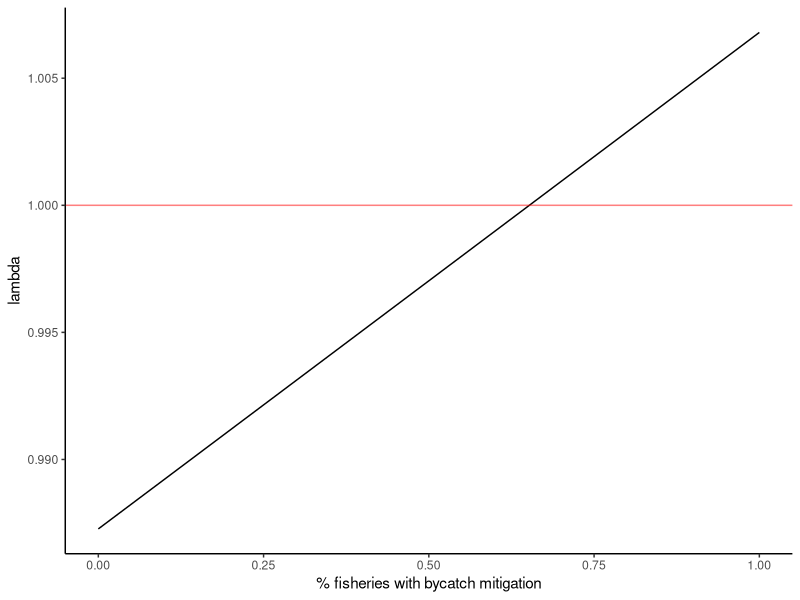
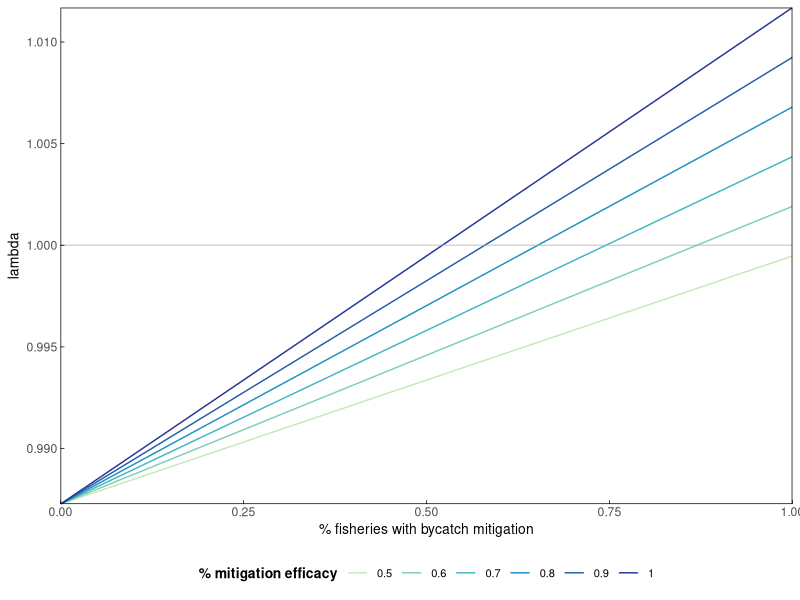
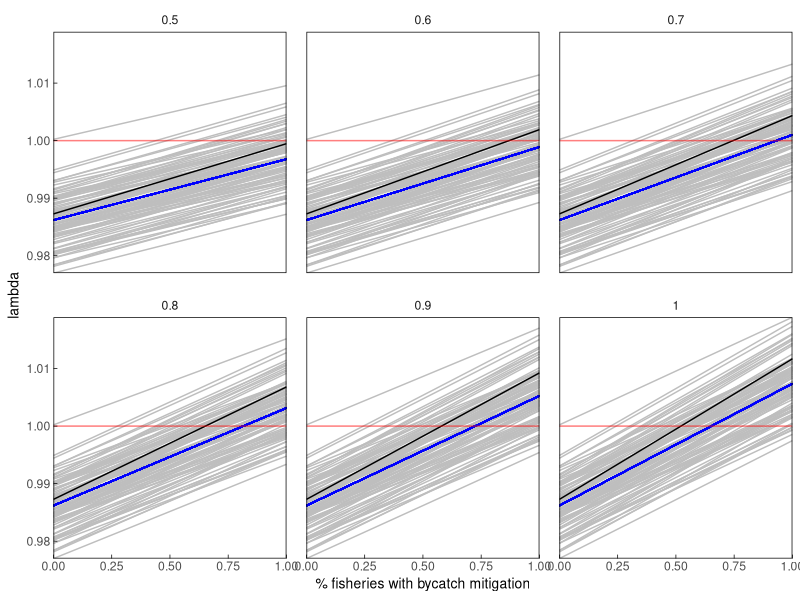

Write the R code that produced these figures, in order.
## ---- chunk 1
library(here)
library(tidyverse)
library(RColorBrewer)

#set up plotting theme
themeo <-theme_classic()+
  theme(strip.background = element_blank(),
        panel.grid.major = element_line(colour = "transparent"), 
        panel.grid.minor = element_line(colour = "transparent"),
        axis.line = element_blank(),
        axis.title = element_text(color = "black", size = 10),
        axis.ticks.length=unit(-0.1, "cm"),
        axis.ticks = element_line(color = "black", size = .25),
        axis.ticks.x = element_line(color = "black"),
        axis.ticks.y = element_line(color = "black"),
        panel.border = element_rect(colour = "black", fill=NA, size=.5),
        panel.spacing = unit(1, "lines"),
        legend.position = "bottom",
        legend.title = element_text(colour = "black", size = 10, face = "bold"),
        legend.text = element_text(color = "black", size =8)) #default legend position
## ---- chunk 2
#survival rates - drawn from Weimerskirch 1998 & rackete 2021
s_c <- 0.64 #chick+ fledgling survival year 0-1
s_cc <- 0.7244736 #conditional chick survival (disregarding parental survival) * calculated from other VR, not directly in literature
s_j <- 0.85 #juvenile survival year 1-3
s_i <- 0.92 #immature survival year 3-7
s_s <- 0.94 #subadult survival year 7-10
s_a <- 0.94 #adult survival year 10+
#males show senescence but females don't, so not including it here, though perhaps I should since it impacts breeding success?

#fecundity building blocks
#breeding success - drawn from Weimerskirch 1998 & Rackete 2021
bs_a <- 0.76 #adult breeding success

#breeding probability (biennial breeders) - adult rate drawn from Rackete 2021
bp_a <- 0.45 #adult breeding probability (biennial breeding, most breeding by age 10)

c <- 0.5# # of female chicks per year

#fecundity 
f_a <- bs_a*bp_a*c
## ---- chunk 3
#set up age-based matrix based on vital rates
#Age classes (years)  0-1         1-2    2-3    3-4    4-5    5-6    6-7    7-8        8-9        9-10  10+        
m <- matrix(data = c( 0,          0,    0,      0,     0,     0,     0,     0,         0,         0,     s_a^2*f_a, #0-1 
                      s_cc*s_a^2, 0,    0,      0,     0,     0,     0,     0,         0,         0,     0,         #1-2
                      0,          s_j,  0,      0,     0,     0,     0,     0,         0,         0,     0,         #2-3
                      0,          0,    s_j,    0,     0,     0,     0,     0,         0,         0,     0,         #3-4
                      0,          0,    0,      s_i,   0,     0,     0,     0,         0,         0,     0,         #4-5
                      0,          0,    0,      0,     s_i,   0,     0,     0,         0,         0,     0,         #5-6
                      0,          0,    0,      0,     0,     s_i,   0,     0,         0,         0,     0,         #6-7
                      0,          0,    0,      0,     0,     0,     s_i,   0,         0,         0,     0,         #7-8
                      0,          0,    0,      0,     0,     0,     0,     s_s,       0,         0,     0,         #8-9
                      0,          0,    0,      0,     0,     0,     0,     0,         s_s,       0,     0,         #9-10
                      0,          0,    0,      0,     0,     0,     0,     0,         0,         s_s,   s_a),      #10+
                   nrow = 11, byrow = TRUE) 
m
## ---- chunk 4
#deterministic growth rate (lambda)
#extract eigenvalues and lambda from the matrix 
m_eig <- eigen(m)
lambda <- as.numeric(m_eig$values[1])
lambda # this matches the ideal population growth rate in the table

#Stable state distribution
#extract and scale the right eigenvector 
SSD <- round(as.numeric(m_eig$vectors[,1]/sum(m_eig$vectors[,1])),3)
SSD

#extract reproductive values
RV <- as.numeric(eigen(t(m))$vectors[,1]/eigen(t(m))$vectors[1,1])
RV
## ---- chunk 5
#bycatch mortality rates
# ~25 - 35% of mortality has been attributed to bycatch (Cleeland et al 2021), 
# so I calculated the baseline mortality and divided by 4 (testing 33% now - /3)
m_j <- (1-s_j)/3
m_i <- (1-s_i)/3
m_s <- (1-s_s)/3
m_a <- (1-s_a)/3

mitigation_eff <- 0.8
## ---- chunk 6
bycatch_reductions <- data.frame(reduction = seq(0, 1, by =0.01),
                        lambda = NA)

for(i in 1:nrow(bycatch_reductions)){
  #New_surv = 1-((baseline_bycatch_mort*(1-mit_eff*mit_amount))+baseline_non_bycatch_mort)
  #new_surv = 1-(modified bycatch mortality + baseline non-bycatch mortality)
  n_s_j <- 1-((m_j*(1-(mitigation_eff*bycatch_reductions$reduction[i])))+(m_j*2)) 
  n_s_i <- 1-((m_i*(1-(mitigation_eff*bycatch_reductions$reduction[i])))+(m_i*2))
  n_s_s <- 1-((m_s*(1-(mitigation_eff*bycatch_reductions$reduction[i])))+(m_s*2))
  n_s_a <- 1-((m_a*(1-(mitigation_eff*bycatch_reductions$reduction[i])))+(m_s*2))
  

  #Age classes (years)  0-1         1-2     2-3     3-4     4-5     5-6     6-7     7-8     8-9     9-10    10+        
n_m <- matrix(data = c( 0,          0,      0,      0,      0,      0,      0,      0,      0,      0,      n_s_a^2*f_a,  #0-1 
                      s_cc*s_a^2,   0,      0,      0,      0,      0,      0,      0,      0,      0,      0,            #1-2
                      0,            n_s_j,  0,      0,      0,      0,      0,      0,      0,      0,      0,            #2-3
                      0,            0,      n_s_j,  0,      0,      0,      0,      0,      0,      0,      0,            #3-4
                      0,            0,      0,      n_s_i,  0,      0,      0,      0,      0,      0,      0,            #4-5
                      0,            0,      0,      0,      n_s_i,  0,      0,      0,      0,      0,      0,            #5-6
                      0,            0,      0,      0,      0,      n_s_i,  0,      0,      0,      0,      0,            #6-7
                      0,            0,      0,      0,      0,      0,      n_s_i,  0,      0,      0,      0,            #7-8
                      0,            0,      0,      0,      0,      0,      0,      n_s_s,  0,      0,      0,            #8-9
                      0,            0,      0,      0,      0,      0,      0,      0,      n_s_s,  0,      0,            #9-10
                      0,            0,      0,      0,      0,      0,      0,      0,      0,     n_s_s,   n_s_a),       #10+
                   nrow = 11, byrow = TRUE) 
n_m

#extract eigenvalues and lambda from the matrix 
  n_m_eig <- eigen(n_m)
  lambda_n <- as.numeric(n_m_eig$values[1])
  bycatch_reductions$lambda[i] <- lambda_n 

}
## ---- chunk 7
ggplot(bycatch_reductions)+
  geom_line(aes(x=reduction, y=as.numeric(lambda)))+
  geom_hline(aes(yintercept = 1), color = "red", alpha =0.5)+ 
  # geom_vline(aes(xintercept = 0.66), color = "red", alpha =0.5)+ #illegal vs legal fishing transition
  # geom_vline(aes(xintercept = 0.33), color = "red", alpha =0.5)+ #illegal vs legal fishing transition
  labs(x="% fisheries with bycatch mitigation", y="lambda")+
  theme_classic()
## ---- chunk 8
bycatch_reductions2 <- seq(0, 1, by =0.01)
mitigation_eff_range <- seq(0.5,1, by  = 0.1)
output <- matrix(nrow = length(bycatch_reductions2), ncol = length(mitigation_eff_range)) %>% as.data.frame() 

for(k in 1:length(mitigation_eff_range)){
  mit_eff <- mitigation_eff_range[k]
  
  for(i in 1:length(bycatch_reductions2)){
  
  n_s_j <- 1-((m_j*(1-(mit_eff*bycatch_reductions2[i])))+(m_j*2))
  n_s_i <- 1-((m_i*(1-(mit_eff*bycatch_reductions2[i])))+(m_i*2))
  n_s_s <- 1-((m_s*(1-(mit_eff*bycatch_reductions2[i])))+(m_s*2))
  n_s_a <- 1-((m_a*(1-(mit_eff*bycatch_reductions2[i])))+(m_s*2))
  
  
  
  #Age classes (years)  0-1         1-2     2-3     3-4     4-5     5-6     6-7     7-8     8-9      9-10     10+        
n_m <- matrix(data = c( 0,          0,      0,      0,      0,      0,      0,      0,      0,       0,       n_s_a^2*f_a,  #0-1 
                      s_cc*s_a^2,   0,      0,      0,      0,      0,      0,      0,      0,       0,       0,            #1-2
                      0,            n_s_j,  0,      0,      0,      0,      0,      0,      0,       0,       0,            #2-3
                      0,            0,      n_s_j,  0,      0,      0,      0,      0,      0,       0,       0,            #3-4
                      0,            0,      0,      n_s_i,  0,      0,      0,      0,      0,       0,       0,            #4-5
                      0,            0,      0,      0,      n_s_i,  0,      0,      0,      0,       0,       0,            #5-6
                      0,            0,      0,      0,      0,      n_s_i,  0,      0,      0,       0,       0,            #6-7
                      0,            0,      0,      0,      0,      0,      n_s_i,  0,      0,       0,       0,            #7-8
                      0,            0,      0,      0,      0,      0,      0,      n_s_s,  0,       0,       0,            #8-9
                      0,            0,      0,      0,      0,      0,      0,      0,      n_s_s,   0,       0,            #9-10
                      0,            0,      0,      0,      0,      0,      0,      0,      0,       n_s_s,   n_s_a),       #10+
                   nrow = 11, byrow = TRUE) 
n_m

  #extract eigenvalues and lambda from the matrix 
  n_m_eig <- eigen(n_m)
  lambda_n <- as.numeric(n_m_eig$values[1])
  output[i,k] <- lambda_n 

}
}

## ---- chunk 9
oldnames = c("V1","V2","V3","V4" ,"V5", "V6")
newnames = c("0.5", "0.6", "0.7", "0.8", "0.9", "1")

output<- output %>% 
  rename_with(~ newnames[which(oldnames == .x)], .cols = oldnames)

output$bycatch_reductions <- bycatch_reductions2

output_l <- output %>% 
  pivot_longer(cols = !bycatch_reductions,names_to = "mit_eff", values_to = "lambda")

output_l$mit_eff <- as.numeric(output_l$mit_eff)
## ---- chunk 10
ggplot(output_l)+
  geom_line(aes(x=bycatch_reductions, y=lambda, group = factor(mit_eff), color = factor(mit_eff)))+
   geom_hline(aes(yintercept = 1), color = "darkgrey", alpha =0.5)+ 
  # geom_vline(aes(xintercept = 0.66), color = "red", alpha =0.5)+ #illegal vs legal fishing transition
  # geom_vline(aes(xintercept = 0.33), color = "red", alpha =0.5)+ #illegal vs legal fishing transition
  labs(x="% fisheries with bycatch mitigation", y="lambda", color = "% mitigation efficacy")+
  themeo+
  guides(colour = guide_legend(nrow = 1))+
  coord_cartesian(expand=FALSE)+
  scale_color_manual(values=c("#c7e9b4", "#7fcdbb", "#41b6c4", "#1d91c0", "#225ea8", "#253494"))
## ---- chunk 11

#set mean, CI for each vital rate, use these to pull VR rates within beta distribution
#s_c2
s_c2mean <-0.64
s_c2upper_CI <- 0.65
s_c2lower_CI <- 0.63
  
s_c2SE <- (s_c2upper_CI - s_c2lower_CI) / 3.92

s_c2var <- s_c2SE^2

s_c2alpha = s_c2mean * ((1 - s_c2mean) / s_c2var - 1 / s_c2mean)
s_c2beta = (1 - s_c2mean) * ((1 -s_c2mean) /s_c2var - 1 / (1 - s_c2mean))

#s_cc2
s_cc2mean <-0.7244736
s_cc2upper_CI <- 0.73
s_cc2lower_CI <- 0.72
  
s_cc2SE <- (s_cc2upper_CI - s_cc2lower_CI) / 3.92

s_cc2var <- s_cc2SE^2

s_cc2alpha = s_cc2mean * ((1 - s_cc2mean) / s_cc2var - 1 / s_cc2mean)
s_cc2beta = (1 - s_cc2mean) * ((1 -s_cc2mean) /s_cc2var - 1 / (1 - s_cc2mean))

#s_j2
#s_j2mean <-0.825
s_j2mean <-0.85
s_j2upper_CI <- 0.85
s_j2lower_CI <- 0.8
  
s_j2SE <- (s_j2upper_CI - s_j2lower_CI) / 3.92

s_j2var <- s_j2SE^2

s_j2alpha = s_j2mean * ((1 - s_j2mean) / s_j2var - 1 / s_j2mean)
s_j2beta = (1 - s_j2mean) * ((1 -s_j2mean) /s_j2var - 1 / (1 - s_j2mean))

# s_i2
 #s_i2mean <-0.925
 s_i2mean <-0.92
 s_i2upper_CI <- 0.94
 s_i2lower_CI <- 0.91
  
 s_i2SE <- ( s_i2upper_CI -  s_i2lower_CI) / 3.92

 s_i2var <-  s_i2SE^2

 s_i2alpha =  s_i2mean * ((1 -  s_i2mean) /  s_i2var - 1 /  s_i2mean)
 s_i2beta = (1 -  s_i2mean) * ((1 - s_i2mean) / s_i2var - 1 / (1 -  s_i2mean))
 
# s_s2
 #s_s2mean <-0.944
 s_s2mean <-0.94
 s_s2upper_CI <- 0.95
 s_s2lower_CI <- 0.94
  
 s_s2SE <- ( s_s2upper_CI -  s_s2lower_CI) / 3.92

 s_s2var <-  s_s2SE^2

 s_s2alpha =  s_s2mean * ((1 -  s_s2mean) /  s_s2var - 1 /  s_s2mean)
 s_s2beta = (1 -  s_s2mean) * ((1 - s_s2mean) / s_s2var - 1 / (1 -  s_s2mean))
 
 # s_a2
 #s_a2mean <-0.945
  s_a2mean <-0.94
 s_a2upper_CI <- 0.95
 s_a2lower_CI <- 0.94
  
 s_a2SE <- ( s_a2upper_CI -  s_a2lower_CI) / 3.92

 s_a2var <-  s_a2SE^2

 s_a2alpha =  s_a2mean * ((1 -  s_a2mean) /  s_a2var - 1 /  s_a2mean)
 s_a2beta = (1 -  s_a2mean) * ((1 - s_a2mean) / s_a2var - 1 / (1 -  s_a2mean))

 
  # bs_a2
 bs_a2mean <-0.76
 bs_a2upper_CI <- 0.8
 bs_a2lower_CI <- 0.68
  
 bs_a2SE <- ( bs_a2upper_CI -  bs_a2lower_CI) / 3.92

 bs_a2var <-  bs_a2SE^2

 bs_a2alpha =  bs_a2mean * ((1 -  bs_a2mean) /  bs_a2var - 1 /  bs_a2mean)
 bs_a2beta = (1 -  bs_a2mean) * ((1 - bs_a2mean) / bs_a2var - 1 / (1 -  bs_a2mean))
 
 
   # bp_a2
 bp_a2mean <-0.45
 bp_a2upper_CI <- 0.7
 bp_a2lower_CI <- 0.4
  
 bp_a2SE <- ( bp_a2upper_CI -  bp_a2lower_CI) / 3.92

 bp_a2var <-  bp_a2SE^2

 bp_a2alpha =  bp_a2mean * ((1 -  bp_a2mean) /  bp_a2var - 1 /  bp_a2mean)
 bp_a2beta = (1 -  bp_a2mean) * ((1 - bp_a2mean) / bp_a2var - 1 / (1 -  bp_a2mean))
 

## ---- chunk 12

full_output <- vector("list", 6)
bycatch_reductions2 <- seq(0, 1, by =0.01)
mitigation_eff_range <- seq(0.5,1, by  = 0.1)
sims = 1:100

set.seed(123)

for(k in 1:length(mitigation_eff_range)){
  mit_eff <- mitigation_eff_range[k]
  
  output2 <- matrix(nrow = length(bycatch_reductions2), ncol = length(sims)) %>% as.data.frame() 
  
for(j in 1:length(sims)){
    
    set.seed(j)
  
    s_c2 <- random_values <- rbeta(n = 1, shape1 = s_c2alpha, shape2 = s_c2beta) #chick+ fledgling survival year 0-1 - 0.64 
    s_cc2 <- random_values <- rbeta(n = 1, shape1 = s_cc2alpha, shape2 = s_cc2beta) # conditional chick+ fledgling survival year 0-1 - 0.64 
    s_j2 <- random_values <- rbeta(n = 1, shape1 = s_j2alpha, shape2 = s_j2beta)#juvenile survival year 1-3 -  0.8 
    s_i2 <- random_values <- rbeta(n = 1, shape1 = s_i2alpha, shape2 = s_i2beta) #immature survival year 3-7 -  0.92
    s_s2 <- random_values <- rbeta(n = 1, shape1 = s_s2alpha, shape2 = s_s2beta) #subadult survival year 7-10 - 0.94
    s_a2 <- random_values <- rbeta(n = 1, shape1 = s_a2alpha, shape2 = s_a2beta) #adult survival year 10+ - 0.94

    bs_a2 <- random_values <- rbeta(n = 1, shape1 = bs_a2alpha, shape2 = bs_a2beta) #adult breeding success - 0.8 
    bp_a2 <- random_values <- rbeta(n = 1, shape1 = bp_a2alpha, shape2 = bp_a2beta)  #adult breeding probablity (biennial breeding, most breeding by age 10) - 0.45
    c2 <- 0.5# # of female chicks per year
    f_a2 <- bp_a2*c2*s_cc2 #fecundity

    
    which1 <- as.numeric(sample(c(3,4), size=1, replace = TRUE))  #select whether to partition mortality into 3 sections (33% = bycatch) or 4 (25%=bycatch)
    m_j2 <- (1-s_j2)/which1 # divide total mortality by 3 or 4 to get bycatch mortality
    o_m_j2 <- m_j2*(which1-1) #multiply bycatch by 1-(3 or 4) to get non-bycatch mortality

    which2 <- as.numeric(sample(c(3,4), size=1, replace = TRUE))
    m_i2 <- (1-s_i2)/which2
    o_m_i2 <- m_i2*(which2-1)

    which3 <- as.numeric(sample(c(3,4), size=1, replace = TRUE))
    m_s2 <- (1-s_s2)/which3
    o_m_s2 <- m_s2*(which3-1)

    which4 <- as.numeric(sample(c(3,4), size=1, replace = TRUE))
    m_a2 <- (1-s_a2)/which4
    o_m_a2 <- m_a2*(which4-1)
    
    
for(i in 1:length(bycatch_reductions2)){
  
  #calculate new survival rates = 1-(bycatch mortality*(1-efficacy of intervention action * proportion of fishery implementing intervention actions))+mortality remainder)
  n_s_j2 <- 1-((m_j2*(1-(mit_eff*bycatch_reductions2[i])))+(o_m_j2))
  n_s_i2 <- 1-((m_i2*(1-(mit_eff*bycatch_reductions2[i])))+(o_m_i2))
  n_s_s2 <- 1-((m_s2*(1-(mit_eff*bycatch_reductions2[i])))+(o_m_s2))
  n_s_a2 <- 1-((m_a2*(1-(mit_eff*bycatch_reductions2[i])))+(o_m_a2))
  
  
  #Age classes (years)  0-1         1-2       2-3      3-4     4-5      5-6      6-7      7-8      8-9      9-10     10+        
n_m2 <- matrix(data = c( 0,          0,       0,       0,      0,       0,       0,       0,       0,       0,       n_s_a2^2*f_a2,  #0-1 
                      s_cc2*s_a2^2,  0,       0,       0,      0,       0,       0,       0,       0,       0,       0,              #1-2
                      0,             n_s_j2,  0,       0,      0,       0,       0,       0,       0,       0,       0,              #2-3
                      0,             0,       n_s_j2,  0,      0,       0,       0,       0,       0,       0,       0,              #3-4
                      0,             0,       0,       n_s_i2, 0,       0,       0,       0,       0,       0,       0,              #4-5
                      0,             0,       0,       0,      n_s_i2,  0,       0,       0,       0,       0,       0,              #5-6
                      0,             0,       0,       0,      0,       n_s_i2,  0,       0,       0,       0,       0,              #6-7
                      0,             0,       0,       0,      0,       0,       n_s_i2,  0,       0,       0,       0,              #7-8
                      0,             0,       0,       0,      0,       0,       0,       n_s_s2,  0,       0,       0,              #8-9
                      0,             0,       0,       0,      0,       0,       0,       0,       n_s_s2,  0,       0,              #9-10
                      0,             0,       0,       0,      0,       0,       0,       0,       0,       n_s_s2,  n_s_a2),        #10+
                   nrow = 11, byrow = TRUE) 
n_m2
  
  #extract eigenvalues and lambda from the matrix 
  n_m_eig2 <- eigen(n_m2)
  lambda_n2 <- as.numeric(n_m_eig2$values[1])
  output2[i,j] <- lambda_n2 
  output2 <- as.data.frame(output2)
  output2$mitigation_efficacy <- mit_eff
  output2$bycatch_reduction <- bycatch_reductions2
    
 full_output[[k]] <- output2

}
}
}

full_output[[1]]

 
sim_results <- full_output[[1]]
sim_results$quantile5 <-  apply(sim_results[1:100], 1, quantile, (probs =c(0.05)))
sim_results$quantile95 <-  apply(sim_results[1:100], 1, quantile, (probs =c(0.95)))
## ---- chunk 13
mitigation_eff_range #0.5 0.6 0.7 0.8 0.9 1.0

mit05_l <- full_output[[1]] %>% 
  pivot_longer(cols = starts_with("V"), names_to = "simrun", values_to = "lambda")
mit06_l <- full_output[[2]] %>% 
  pivot_longer(cols = starts_with("V"), names_to = "simrun", values_to = "lambda")
mit07_l <- full_output[[3]] %>% 
  pivot_longer(cols = starts_with("V"), names_to = "simrun", values_to = "lambda")
mit08_l <- full_output[[4]] %>% 
  pivot_longer(cols = starts_with("V"), names_to = "simrun", values_to = "lambda")
mit09_l <- full_output[[5]] %>% 
  pivot_longer(cols = starts_with("V"), names_to = "simrun", values_to = "lambda")
mit1_l <- full_output[[6]] %>% 
  pivot_longer(cols = starts_with("V"), names_to = "simrun", values_to = "lambda")

fulldat <- rbind(mit05_l,mit06_l,mit07_l,mit08_l,mit09_l,mit1_l)
fulldat$mitsim <- paste(fulldat$mitigation_efficacy, fulldat$simrun)

mit05 <- full_output[[1]] 
mit06 <- full_output[[2]] 
mit07 <- full_output[[3]] 
mit08 <- full_output[[4]] 
mit09 <- full_output[[5]] 
mit1 <- full_output[[6]] 

full_dat_w <- rbind(mit05,mit06,mit07,mit08,mit09,mit1)
full_dat_w$quantile5 <-  apply(full_dat_w[1:100], 1, quantile, (probs =c(0.05)))
full_dat_w$quantile95 <-  apply(full_dat_w[1:100], 1, quantile, (probs =c(0.95)))
full_dat_w$mitsim <- paste(full_dat_w$mitigation_efficacy, full_dat_w$simrun)

## ---- chunk 14

output_l$mitigation_efficacy <- output_l$mit_eff
fulldat <- fulldat %>% group_by(mitigation_efficacy, bycatch_reduction) %>% mutate(mean_lambda = mean(lambda)) %>% ungroup()

ggplot(fulldat)+
  geom_line(aes(x=bycatch_reduction, y=lambda, group = simrun), color = "grey")+
  geom_line(aes(x=bycatch_reduction, y=mean_lambda, group = simrun), color = "blue")+
  geom_line(data = output_l, aes(x=bycatch_reductions, y=lambda))+
  geom_hline(aes(yintercept = 1), color = "red", alpha =0.5)+ 
  # geom_vline(aes(xintercept = 0.66), color = "red", alpha =0.5)+ #illegal vs legal fisheries transition
  # geom_vline(aes(xintercept = 0.33), color = "red", alpha =0.5)+ #illegal vs legal fisheries transition
  labs(x="% fisheries with bycatch mitigation", y="lambda")+
  facet_wrap(~mitigation_efficacy)+
  themeo+
  coord_cartesian(expand=FALSE)


## ---- chunk 15
fig2_nowidowing <- ggplot(full_dat_w)+
  geom_line(aes(x=bycatch_reduction, y=quantile5), color = "grey")+
  geom_line(aes(x=bycatch_reduction, y=quantile95), color = "grey")+
  geom_ribbon(aes(x=bycatch_reduction, ymin=quantile5, ymax=quantile95), color = "lightgrey", alpha =0.25)+
  geom_line(data = fulldat, aes(x=bycatch_reduction, y=mean_lambda, group = simrun), color = "blue")+ #mean VR
  geom_line(data = output_l, aes(x=bycatch_reductions, y=lambda))+ #"best" VR
  geom_hline(aes(yintercept = 1), color = "red", alpha =0.5)+ 
  # geom_vline(aes(xintercept = 0.66), color = "red", alpha =0.5)+ #illegal vs legal fisheries transition
  # geom_vline(aes(xintercept = 0.33), color = "red", alpha =0.5)+ #illegal vs legal fisheries transition
  labs(x="% fisheries with bycatch mitigation", y="lambda")+
  facet_wrap(~mitigation_efficacy)+
  themeo+
  coord_cartesian(expand=FALSE)

 # ggsave(fig2_nowidowing, path ="/Users/sarahbecker/Dropbox/CU_ENVS/Classes/Spring2022/ENVS_5100_QuantConsBiol/project/w_albatross_demo_wd",   file="fig2_nowidowing.png")
## ---- chunk 16
fig2_nowidowingb <- ggplot(full_dat_w)+
  geom_line(aes(x=bycatch_reduction, y=quantile5), color = "grey")+
  geom_line(aes(x=bycatch_reduction, y=quantile95), color = "grey")+
  geom_ribbon(aes(x=bycatch_reduction, ymin=quantile5, ymax=quantile95,color = factor(mitigation_efficacy),fill  = factor(mitigation_efficacy)), alpha =0.25)+
  geom_line(data = fulldat, aes(x=bycatch_reduction, y=mean_lambda, group = simrun), color = "blue")+ #mean vR
  # geom_line(data = output_l, aes(x=bycatch_reductions, y=lambda))+ #"best" VR
  geom_hline(aes(yintercept = 1), color = "#525252", alpha =0.5)+ 
  # geom_vline(aes(xintercept = 0.66), color = "red", alpha =0.5)+ #illegal vs legal fisheries transition
  # geom_vline(aes(xintercept = 0.33), color = "red", alpha =0.5)+ #illegal vs legal fisheries transition
  labs(x="% fisheries with bycatch mitigation", y="lambda", fill = "mitigation efficacy", color = "mitigation efficacy")+
  geom_vline(aes(xintercept = 0.66), color = "#a50f15", alpha =0.5)+
  # geom_vline(aes(xintercept = 0.6), color = "#a50f15", alpha =0.25)+ #variation around illegal vs legal fishing transition
  # geom_vline(aes(xintercept = 0.72), color = "#a50f15", alpha =0.25)+ #variation around illegal vs legal fishing transition
  facet_wrap(~mitigation_efficacy, nrow =1)+
  themeo+
  guides(colour = guide_legend(nrow = 1))+
  coord_cartesian(expand=FALSE)+
  scale_x_continuous(breaks = c(0, 0.25, 0.5, 0.75, 1), labels=(c("0", "0.25", "0.5", "0.75", "1")))+
  scale_color_manual(values=c("#c7e9b4", "#7fcdbb", "#41b6c4", "#1d91c0", "#225ea8", "#253494"))+
  scale_fill_manual(values=c("#c7e9b4", "#7fcdbb", "#41b6c4", "#1d91c0", "#225ea8", "#253494"))

# ggsave(fig2_nowidowingb, path ="/Users/sarahbecker/Dropbox/CU_ENVS/Classes/Spring2022/ENVS_5100_QuantConsBiol/project/w_albatross_demo_wd",  file="fig2_nowidowingb.png", width = 14, height = 3.5, units = "in")
## ---- chunk 17
 fig2_nowidowingc <- ggplot(full_dat_w)+
  geom_line(aes(x=bycatch_reduction, y=quantile5), color = "grey")+
  geom_line(aes(x=bycatch_reduction, y=quantile95), color = "grey")+
  geom_ribbon(aes(x=bycatch_reduction, ymin=quantile5, ymax=quantile95,color = factor(mitigation_efficacy),fill  = factor(mitigation_efficacy)), alpha =0.25)+
  # geom_line(data = output_l, aes(x=bycatch_reductions, y=lambda))+ #"best" VR
  geom_line(data = fulldat, aes(x=bycatch_reduction, y=mean_lambda, group = simrun), color = "blue")+ #mean VR
  geom_hline(aes(yintercept = 1), color = "#525252", alpha =0.5)+ 
  labs(x="% fisheries with bycatch mitigation", y="lambda")+
  facet_wrap(~mitigation_efficacy, nrow = 1)+
  themeo+
  guides(colour = guide_legend(nrow = 1))+
  coord_cartesian(expand=FALSE)+
  scale_color_manual(values=c("#c7e9b4", "#7fcdbb", "#41b6c4", "#1d91c0", "#225ea8", "#253494"))+
  scale_fill_manual(values=c("#c7e9b4", "#7fcdbb", "#41b6c4", "#1d91c0", "#225ea8", "#253494"))

# ggsave(fig2_nowidowingc, path ="/Users/sarahbecker/Dropbox/CU_ENVS/Classes/Spring2022/ENVS_5100_QuantConsBiol/project/w_albatross_demo_wd", file="fig2_nowidowingc.png",width = 14, height = 3.5, units = "in")
## ---- chunk 18
fig2_nowidowingd <- ggplot(full_dat_w)+
  geom_line(aes(x=bycatch_reduction, y=quantile5), color = "grey")+
  geom_line(aes(x=bycatch_reduction, y=quantile95), color = "grey")+
  geom_ribbon(aes(x=bycatch_reduction, ymin=quantile5, ymax=quantile95,color = factor(mitigation_efficacy),fill  = factor(mitigation_efficacy)), alpha =0.25)+
  # geom_line(data = output_l, aes(x=bycatch_reductions, y=lambda))+ #"best" VR
  geom_line(data = fulldat, aes(x=bycatch_reduction, y=mean_lambda, group = simrun), color = "blue")+ #mean VR
  geom_hline(aes(yintercept = 1), color = "#525252", alpha =0.5)+ 
  labs(x="% fisheries with bycatch mitigation", y="lambda", color = "mitigation efficacy")+
  geom_vline(aes(xintercept = 0.33), color = "#a50f15", alpha =0.5)+
  facet_wrap(~mitigation_efficacy, nrow = 1)+
  themeo+
  guides(colour = guide_legend(nrow = 1))+
  coord_cartesian(expand=FALSE)+
  scale_color_manual(values=c("#c7e9b4", "#7fcdbb", "#41b6c4", "#1d91c0", "#225ea8", "#253494"))+
  scale_fill_manual(values=c("#c7e9b4", "#7fcdbb", "#41b6c4", "#1d91c0", "#225ea8", "#253494"))

 #ggsave(fig2_nowidowingd, path ="/Users/sarahbecker/Dropbox/CU_ENVS/Classes/Spring2022/ENVS_5100_QuantConsBiol/project/w_albatross_demo_wd",   file="fig2_nowidowingd.png",width = 14, height = 3.5, units = "in")
## ---- chunk 19
fig1_nowidowing <- ggplot(full_dat_w)+
  geom_ribbon(aes(x=bycatch_reduction, ymin=quantile5, ymax=quantile95, color = factor(mitigation_efficacy),fill  = factor(mitigation_efficacy)), alpha =0.25)+
  geom_line(data = bycatch_reductions, aes(x=reduction, y=as.numeric(lambda)))+
  geom_hline(aes(yintercept = 1), color = "#525252")+ 
  labs(x="% fisheries with bycatch mitigation", y="lambda", color = "mitigation efficacy", fill = "mitigation efficacy")+
  themeo+
  guides(colour = guide_legend(nrow = 1))+
  coord_cartesian(expand=FALSE)+
  scale_color_manual(values=c("#c7e9b4", "#7fcdbb", "#41b6c4", "#1d91c0", "#225ea8", "#253494"))+
  scale_fill_manual(values=c("#c7e9b4", "#7fcdbb", "#41b6c4", "#1d91c0", "#225ea8", "#253494"))

 #ggsave(fig1_nowidowing, path ="/Users/sarahbecker/Dropbox/CU_ENVS/Classes/Spring2022/ENVS_5100_QuantConsBiol/project/w_albatross_demo_wd",   file="fig1_nowidowing.png")
## ---- chunk 20
fig1_nowidowing_illegal <- ggplot(full_dat_w)+
  geom_ribbon(aes(x=bycatch_reduction, ymin=quantile5, ymax=quantile95, color = factor(mitigation_efficacy),fill  = factor(mitigation_efficacy)), alpha =0.25)+
  geom_line(data = bycatch_reductions, aes(x=reduction, y=as.numeric(lambda)))+
  geom_hline(aes(yintercept = 1), color = "#525252")+ 
  geom_vline(aes(xintercept = 0.34), color = "#a50f15", alpha =0.5)+
  geom_vline(aes(xintercept = 0.28), color = "#a50f15", alpha =0.25)+
  geom_vline(aes(xintercept = 0.40), color = "#a50f15", alpha =0.25)+
  labs(x="% fisheries with bycatch mitigation", y="lambda", color = "mitigation efficacy", fill = "mitigation efficacy")+
  themeo+
  guides(colour = guide_legend(nrow = 1))+
  coord_cartesian(expand=FALSE)+
  scale_color_manual(values=c("#c7e9b4", "#7fcdbb", "#41b6c4", "#1d91c0", "#225ea8", "#253494"))+
  scale_fill_manual(values=c("#c7e9b4", "#7fcdbb", "#41b6c4", "#1d91c0", "#225ea8", "#253494"))

#ggsave(fig1_nowidowing_illegal, path ="/Users/sarahbecker/Dropbox/CU_ENVS/Classes/Spring2022/ENVS_5100_QuantConsBiol/project/w_albatross_demo_wd",  file="fig1_nowidowing_illegal.png")
## ---- chunk 21
fig1_nowidowing_legal <- ggplot(full_dat_w)+
  geom_ribbon(aes(x=bycatch_reduction, ymin=quantile5, ymax=quantile95, color = factor(mitigation_efficacy),fill  = factor(mitigation_efficacy)), alpha =0.25)+
  geom_line(data = bycatch_reductions, aes(x=reduction, y=as.numeric(lambda)))+
  geom_hline(aes(yintercept = 1), color = "#525252")+ 
  geom_vline(aes(xintercept = 0.66), color = "#a50f15", alpha =0.5)+
  geom_vline(aes(xintercept = 0.6), color = "#a50f15", alpha =0.25)+
  geom_vline(aes(xintercept = 0.72), color = "#a50f15", alpha =0.25)+
  labs(x="% fisheries with bycatch mitigation", y="lambda", color = "mitigation efficacy", fill = "mitigation efficacy")+
  themeo+
  guides(colour = guide_legend(nrow = 1))+
  coord_cartesian(expand=FALSE)+
  scale_color_manual(values=c("#c7e9b4", "#7fcdbb", "#41b6c4", "#1d91c0", "#225ea8", "#253494"))+
  scale_fill_manual(values=c("#c7e9b4", "#7fcdbb", "#41b6c4", "#1d91c0", "#225ea8", "#253494"))

#ggsave(fig1_nowidowing_legal, path ="/Users/sarahbecker/Dropbox/CU_ENVS/Classes/Spring2022/ENVS_5100_QuantConsBiol/project/w_albatross_demo_wd",  file="fig1_nowidowing_legal.png")
